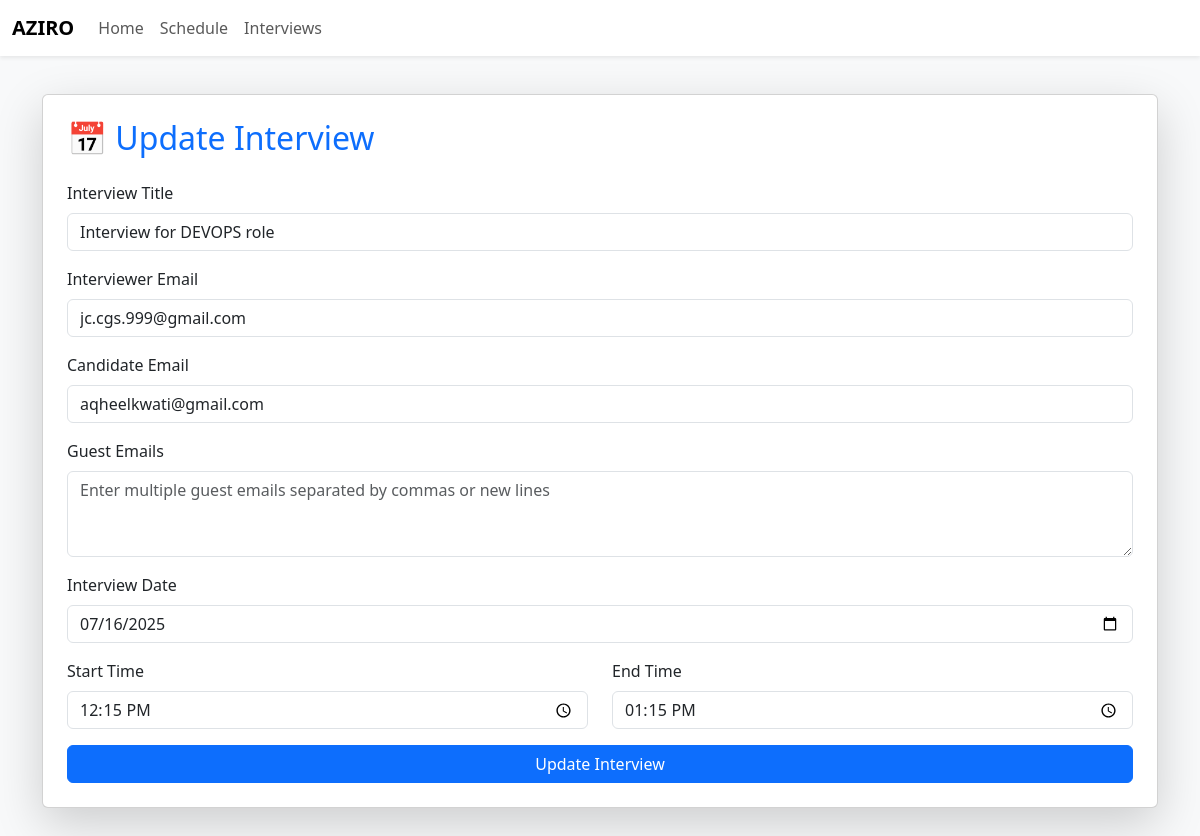
Screenshot of /update/1 with the database file from the repository.
### app.py (models this page shows)
class InterviewScheduler(db.Model):
    __tablename__ = 'interviews'
    cid: Mapped[int] = mapped_column(primary_key = True)
    title: Mapped[str] = mapped_column(nullable=False)
    candidate_email:Mapped[str] = mapped_column(nullable=False)
    interviewer_email:Mapped[str] = mapped_column(nullable=False)
    guests: Mapped[str] = mapped_column(nullable=False)
    interview_date: Mapped[str] = mapped_column(nullable=False)
    interview_start_time: Mapped[str] = mapped_column(nullable=False)
    interview_end_time: Mapped[str] = mapped_column(nullable=False)

### app.py (the view, shortened to what this page needs)
@app.route('/update/<int:cid>', methods=['GET', 'POST'])
def update(cid):
    interview = InterviewScheduler.query.filter_by(cid = cid).first()
    start_date, start_time, end_time = get_html_date_time_format(interview.interview_date,
                                                                interview.interview_start_time,
                                                                interview.interview_end_time)
    return render_template('update.html',
                           interview = interview,
                           start_date = start_date,
                           start_time = start_time,
                           end_time = end_time
                           )

### Utilities/html_date_time_format.py (called while the page is built)
def get_html_date_time_format(date, start_time, end_time):
    if start_time.startswith('0:'):
        start_time = '12:' + start_time[2:]
    if end_time.startswith('0:'):
        end_time = '12:' + end_time[2:]
    date_obj = datetime.strptime(date, "%B %d %Y")  # → 2025-07-09
    start_time_obj = datetime.strptime(start_time, "%I:%M%p")  # → 09:20
    end_time_obj = datetime.strptime(end_time, "%I:%M%p")  # → 10:20
    date_for_html = date_obj.strftime("%Y-%m-%d")
    start_for_html = start_time_obj.strftime("%H:%M")
    end_for_html = end_time_obj.strftime("%H:%M")
    return date_for_html, start_for_html, end_for_html

### templates/update.html (shortened to what this page needs)
{% extends "base.html" %}
{% block body %}
<div class="container mt-4 mb-5">
  <div class="card shadow-lg p-4">
    <h2 class="mb-4 text-primary">📅 Update Interview</h2>
    <form method="post" action="/update/{{ interview.cid }}" onsubmit="showLoading()">
      <div class="mb-3">
        <label for="title" class="form-label">Interview Title</label>
        <input type="text" class="form-control" id="title" value="{{ interview.title }}" name="title" required>
      </div>
      <div class="mb-3">
        <label for="interviewer" class="form-label">Interviewer Email</label>
        <input type="email" class="form-control" id="interviewer" value="{{ interview.interviewer_email }}" name="interviewer" required>
      </div>
      <div class="mb-3">
        <label for="email" class="form-label">Candidate Email</label>
        <input type="email" class="form-control" id="email" value="{{ interview.candidate_email }}" name="email" required>
      </div>
      <div class="mb-3">
        <label for="guests" class="form-label">Guest Emails</label>
        <textarea class="form-control" id="guests" name="guests" rows="3"
                  placeholder="Enter multiple guest emails separated by commas or new lines">{{ interview.guests }}</textarea>
      </div>
      <div class="mb-3">
        <label for="date" class="form-label">Interview Date</label>
        <input type="date" class="form-control" id="date" value="{{ start_date }}" name="date" required>
      </div>
      <div class="row">
        <div class="col-md-6 mb-3">
          <label for="start_time" class="form-label">Start Time</label>
          <input type="time" class="form-control" id="start_time" value="{{ start_time }}" name="start_time" required>
        </div>
        <div class="col-md-6 mb-3">
          <label for="end_time" class="form-label">End Time</label>
          <input type="time" class="form-control" id="end_time" value="{{ end_time }}" name="end_time" required>
        </div>
      </div>
      <button type="submit" class="btn btn-primary w-100">Update Interview</button>
    </form>
  </div>
</div>
{% endblock body %}

### templates/base.html (style rules this page uses)
body { padding-top: 70px; min-height: 100vh; background-color: #f8f9fa; }

### rows the page displays
InterviewScheduler: title "Interview for DEVOPS role", interviewer "jc.cgs.999@gmail.com", email "aqheelkwati@gmail.com"
